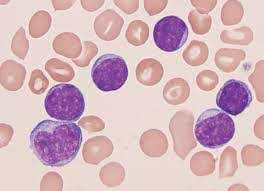
#> input picture Nedeljni izazov 1 - Obrada slike/sc_2020_challenge_1/dataset/train/img-1.jpg, 264 x 191 px
$ python -i process.py   (imports and definitions only)   (older library calls are emulated)
#> lines starting #> are read from the running program, lines starting #| are printed output that depends on the picture; after the words box and inside, x2 and y2 are one past the last pixel; in counts of white or black regions, pixels touching at a corner belong together; long printed decimals are rounded
import numpy as np
import cv2


def count_blood_cells(image_path):
    """
    Procedura prima putanju do fotografije i vraca broj crvenih krvnih zrnaca, belih krvnih zrnaca i
    informaciju da li pacijent ima leukemiju ili ne, na osnovu odnosa broja krvnih zrnaca

    Ova procedura se poziva automatski iz main procedure i taj deo kod nije potrebno menjati niti implementirati.

    :param image_path: <String> Putanja do ulazne fotografije.
    :return: <int>  Broj prebrojanih crvenih krvnih zrnaca,
             <int> broj prebrojanih belih krvnih zrnaca,
             <bool> da li pacijent ima leukemniju (True ili False)
    """
#> called with image_path = 'dataset/train/img-1.jpg'
    red_blood_cell_count = 0
    white_blood_cell_count = 0
    has_leukemia = None

    img = cv2.imread(image_path)
#> img is the input picture: shape (191, 264, 3); mean B, G, R 189, 183.6, 214

    white_blood_cell_count = get_wbc(img)
    red_blood_cell_count = get_rbc_with_watershed_optimized(image_path)

    print("path: " + image_path)
    print("rbc: " + str(red_blood_cell_count))
    print("wbc: " + str(white_blood_cell_count))

    ukupno = red_blood_cell_count + white_blood_cell_count
    procenat = (white_blood_cell_count / ukupno) * 100
    print("procenat wbc: " + str(procenat) + "\n")

    # EDGE CASEOVI ZA SLUCAJ DA MI NE RADI ALGORITAM
    # if red_blood_cell_count <= 4:
    #     red_blood_cell_count = white_blood_cell_count * 5

    # TODO: NADJI PAMETNIJU PROVERU DA LI IMA ILI NEMA LEUKEMIJU
    if procenat > 8.0:
        has_leukemia = True
    else:
        has_leukemia = False

    # TODO - Prebrojati crvena i bela krvna zrnca i vratiti njihov broj kao povratnu vrednost ove procedure

    # TODO - Odrediti da li na osnovu broja krvnih zrnaca pacijent ima leukemiju i vratiti True/False kao povratnu vrednost ove procedure

    return red_blood_cell_count, white_blood_cell_count, has_leukemia


def get_wbc(img):
    granica_za_wbc = 1000
    # TRAZIM MASKU KAKO BIH DOBIO SAMO WBC

    # boja za ljubicaste(odnosno bela krvna zrnca tj. WBC)
    wbc_bgr_color = [156, 71, 129]
    llfwc, ulfwc = get_limits_for_wanted_color(wbc_bgr_color)
    mask = get_mask(img, llfwc, ulfwc)
#> in get_mask, `img_hsv = cv2.cvtColor(img, cv2.COLOR_BGR2HSV)`: img_hsv: shape (191, 264, 3); mean H, S, V 36.8, 49.4, 216.9
#> in get_mask, `mask = cv2.inRange(img_hsv, lower_color, upper_color)`:
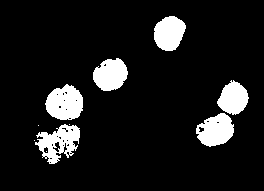
#> mask: shape (191, 264); 10.6% white; 10 white regions (4 under 20 px), largest, box (x1, y1, x2, y2) and area: (45, 84, 83, 120) 1016, (35, 124, 80, 164) 979, (196, 113, 234, 147) 895, (93, 58, 128, 91) 853, (154, 16, 186, 51) 841, (217, 80, 249, 115) 746

    # VRSIM OTVARANJE KAKO BIH UKLONIO SUM
    kernel = cv2.getStructuringElement(cv2.MORPH_ELLIPSE, (5, 5))
    opening = cv2.morphologyEx(mask, cv2.MORPH_OPEN, kernel)
#> opening: shape (191, 264); 10% white; 7 white regions (1 under 20 px), largest, box (x1, y1, x2, y2) and area: (46, 85, 83, 120) 1000, (198, 113, 234, 147) 848, (154, 16, 186, 51) 838, (93, 58, 128, 91) 835, (38, 125, 80, 164) 745, (217, 81, 248, 115) 736

    # VRSIM DILACIJU KAKO BIH UTVRDIO WBC REGIONE
    kernel = np.ones((8, 8), np.uint8)
    dilation = cv2.dilate(opening, kernel, iterations=1)
#> dilation: shape (191, 264); 16.7% white; 4 white regions

    # TRAZIM KONTURE
    _, contours, _ = cv2.findContours(dilation, cv2.RETR_EXTERNAL, cv2.CHAIN_APPROX_SIMPLE)
#> contours = 4 contours; box (x1, y1, x2, y2) and area: (35, 82, 87, 168) 2990, (195, 78, 252, 151) 2450, (90, 55, 132, 95) 1308, (151, 13, 190, 55) 1296

    zeljene_konture = []
    for c in contours:
        # print(cv2.contourArea(c))
        if cv2.contourArea(c) > granica_za_wbc:
            zeljene_konture.append(c)
#> this loop made 4 passes
#> after the loop, zeljene_konture has the same summary as contours
#> in count_blood_cells, `white_blood_cell_count = get_wbc(img)`: white_blood_cell_count = 4

    return len(zeljene_konture)
    # draw_wanted_contours(img, zeljene_konture)


# [198 lines left out: functions get_rbc, get_rbc_watershed, get_rbc_with_watershed_low_quality_image, not called in this run]


def get_rbc_with_watershed_optimized(img_path):
#> called with img_path = 'dataset/train/img-1.jpg'
    img = cv2.imread(img_path)
    image = img.copy()

    # MENJAM U KANAL POGODNIJI ZA DETEKTOVANJE RBC
    gray = image[:, :, 0]
    ret, thresh = cv2.threshold(gray, 0, 255, cv2.THRESH_BINARY_INV + cv2.THRESH_OTSU)
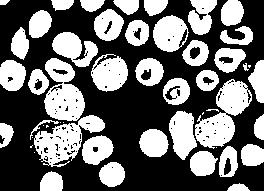
#> thresh: shape (191, 264); 42.6% white; 50 white regions (11 under 20 px), largest, box (x1, y1, x2, y2) and area: (195, 79, 252, 149) 1897, (34, 115, 105, 167) 1654, (44, 58, 85, 121) 1631
#> ret = 185
    # plt.imshow(thresh, 'gray')

    # noise removal
    kernel = np.ones((5, 5), np.uint8)
    opening = cv2.morphologyEx(thresh, cv2.MORPH_OPEN, kernel, iterations=2)
#> opening: shape (191, 264); 27.7% white; 41 white regions, largest, box (x1, y1, x2, y2) and area: (154, 16, 183, 51) 830, (172, 112, 195, 156) 822, (93, 59, 127, 90) 722
    # plt.imshow(opening, 'gray')

    # sure background area
    sure_bg = cv2.dilate(opening, kernel, iterations=3)
#> sure_bg: shape (191, 264); 64.2% white; 8 black regions (2 under 20 px), largest, box (x1, y1, x2, y2) and area: (0, 0, 264, 191) 16663, (0, 0, 46, 55) 809, (31, 43, 47, 64) 220, (234, 119, 248, 140) 196, (173, 0, 186, 11) 125, (250, 105, 264, 113) 51
    # plt.imshow(sure_bg, 'gray')

    # Finding sure foreground area
    dist_transform = cv2.distanceTransform(opening,cv2.DIST_L2,3)
    ret, sure_fg = cv2.threshold(dist_transform,0.1*dist_transform.max(),255,0)
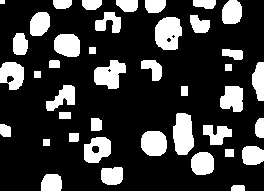
#> sure_fg: shape (191, 264) float32; 22.7% white; 41 white regions, largest, box (x1, y1, x2, y2) and area: (155, 17, 182, 50) 715, (173, 113, 194, 155) 710, (94, 60, 126, 89) 606
#> ret = 1.34
    # plt.imshow(sure_fg,'gray')

    # Finding unknown region
    sure_fg = np.uint8(sure_fg)
    unknown = cv2.subtract(sure_bg,sure_fg)
#> unknown: shape (191, 264); 41.4% white; 13 white regions (3 under 20 px), largest, box (x1, y1, x2, y2) and area: (0, 0, 249, 97) 9239, (134, 42, 264, 182) 6182, (39, 78, 130, 191) 3362

    # Marker labelling
    ret, markers = cv2.connectedComponents(sure_fg)
#> markers: shape (191, 264) int32; 42 distinct labels, from 0 to 41
#> ret = 42
    # Add one to all labels so that sure background is not 0, but 1
    markers = markers + 10
#> markers: shape (191, 264) int32; 42 distinct labels, from 10 to 51
    # Now, mark the region of unknown with zero
    markers[unknown == 255] = 0
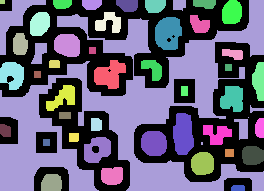
#> markers: shape (191, 264) int32; 43 distinct labels, from 0 to 51; one colour per label, 0 black
    # plt.imshow(markers)

    markers = cv2.watershed(img, markers)
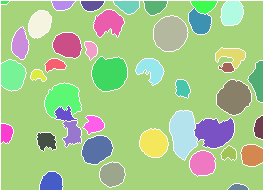
#> markers: shape (191, 264) int32; 43 distinct labels, from -1 to 51; one colour per label, 0 black, -1 white
    img[markers == -1] = [255, 0, 0]
#> img: shape (191, 264, 3); 6.85% of pixels changed, all inside (x1, y1, x2, y2) = (0, 0, 264, 191)

    # GRANICE SU OZNACENE SA -1 PA IM DODELJUJEM BOJU
    img1 = img.copy()
    # print(markers)
    img1[markers > 10] = [0, 0, 0]
    img1[markers <= 10] = [255, 255, 255]
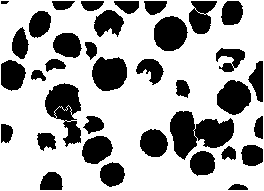
#> img1: shape (191, 264, 3); 68% white; 36 black regions, largest, box (x1, y1, x2, y2) and area: (170, 111, 234, 160) 1810, (45, 83, 81, 147) 1297, (92, 57, 127, 91) 956
    # img1[markers == -1] = [0,0,0]
    # plt.imshow(img1)

    # PRETVARAM IZ WATERSHEDA U KORISNU SLIKU ZA TRAZENJE KONTURA
    img = cv2.cvtColor(img1.copy(), cv2.COLOR_BGR2GRAY)
    ret, image_bin = cv2.threshold(img, 0, 255, cv2.THRESH_BINARY)  # ret je vrednost praga, image_bin je binarna slika
    image_bin = image_bin - 255
#> image_bin: shape (191, 264); values 0 (black) and 1 (white), 32% white; 36 white regions
    # plt.imshow(image_bin, 'gray')

    # PRONALAZIM BELE KONTURE
    _, cnts, _ = cv2.findContours(image_bin, cv2.RETR_EXTERNAL, cv2.CHAIN_APPROX_SIMPLE)
#> cnts = 36 contours, 1 with area under 20; largest, box (x1, y1, x2, y2) and area: (170, 111, 234, 160) 1714, (45, 83, 81, 147) 1244, (92, 57, 127, 91) 904, (154, 16, 188, 51) 876, (217, 80, 251, 115) 826
    print("ukupno kontura: " + str(len(cnts)))
#| ukupno kontura: 36

    image_crtanje = image.copy()
    cv2.drawContours(image_crtanje, cnts, -1, (255, 0, 0), 2)
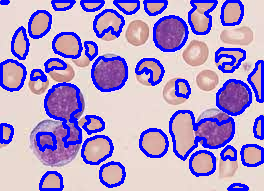
#> image_crtanje: shape (191, 264, 3); 19.1% of pixels changed, all inside (x1, y1, x2, y2) = (0, 0, 264, 191)
    # plt.imshow(image_crtanje)

    return len(cnts)

def get_limits_for_wanted_color(wanted_bgr_color):
    wanted_color = np.uint8([[wanted_bgr_color]])  # here insert the bgr values which you want to convert to hsv
    hsv_wanted_color = cv2.cvtColor(wanted_color, cv2.COLOR_BGR2HSV)
    # print(hsv_wanted_color)

    lower_limit_for_wanted_color = hsv_wanted_color[0][0][0] - 10, 100, 100
    upper_limit_for_wanted_color = hsv_wanted_color[0][0][0] + 10, 255, 255

    return lower_limit_for_wanted_color, upper_limit_for_wanted_color

    # print(upper_limit_for_wanted_color)
    # print(lower_limit_for_wanted_color)


def get_mask(img, lower_limit_for_wanted_color, upper_limit_for_wanted_color):
    img_hsv = cv2.cvtColor(img, cv2.COLOR_BGR2HSV)
    lower_color = np.array(list(lower_limit_for_wanted_color))
    upper_color = np.array(list(upper_limit_for_wanted_color))
    mask = cv2.inRange(img_hsv, lower_color, upper_color)
    return mask
    # plt.imshow(mask)

>>> result = count_blood_cells('dataset/train/img-1.jpg')
#> in count_blood_cells, `red_blood_cell_count = get_rbc_with_watershed_optimized(image_path)`: red_blood_cell_count = 36
#| rbc: 36
#| wbc: 4
#> in count_blood_cells, `ukupno = red_blood_cell_count + white_blood_cell_count`: ukupno = 40
#> in count_blood_cells, `procenat = (white_blood_cell_count / ukupno) * 100`: procenat = 10
#| procenat wbc: 10.0
#> result = (36, 4, True)

$ run again, on Nedeljni izazov 1 - Obrada slike/sc_2020_challenge_1/dataset/train/img-3.jpg
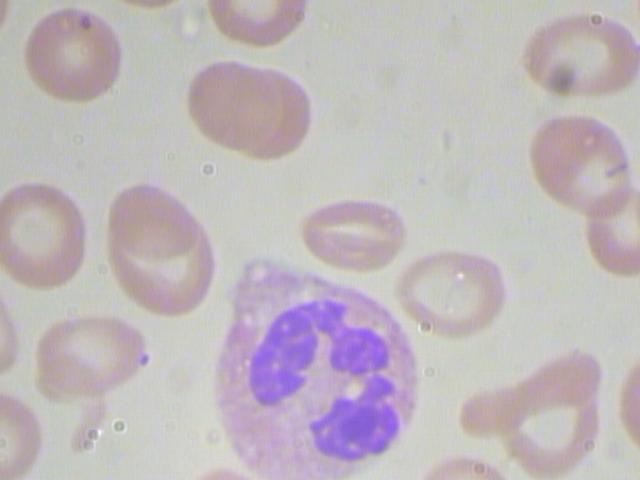
#> input picture Nedeljni izazov 1 - Obrada slike/sc_2020_challenge_1/dataset/train/img-3.jpg, 640 x 480 px
#> in count_blood_cells, img is the input picture: shape (480, 640, 3); mean B, G, R 188.1, 183.6, 191.8
#> img_hsv: shape (480, 640, 3); mean H, S, V 74.4, 20.7, 195.9
#> in get_mask, `mask = cv2.inRange(img_hsv, lower_color, upper_color)`:
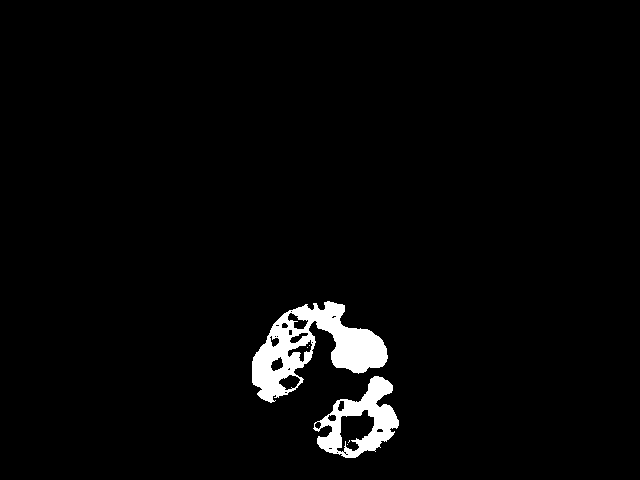
#> mask: shape (480, 640); 2.9% white; 6 white regions (4 under 20 px), largest, box (x1, y1, x2, y2) and area: (252, 301, 388, 403) 5886, (313, 376, 399, 458) 2931
#> dilation: shape (480, 640); 4.3% white; 1 white region
#> contours = 1 contour; box (x1, y1, x2, y2) and area: (249, 298, 403, 462) 13378
#> the loop in get_wbc, `for c in contours:` made 1 pass
#> after the loop in get_wbc, `for c in contours:`: zeljene_konture has the same summary as contours
#> white_blood_cell_count = 1
#> thresh: shape (480, 640); 27.3% white; 172 white regions (122 under 20 px), largest, box (x1, y1, x2, y2) and area: (0, 0, 121, 117) 9402, (104, 184, 212, 317) 9343, (530, 116, 640, 278) 9262
#> in get_rbc_with_watershed_optimized, `ret, thresh = cv2.threshold(gray, 0, 255, cv2.THRESH_BINARY_INV + cv2...`: ret = 181
#> sure_bg: shape (480, 640); 37.3% white; 15 white regions, largest, box (x1, y1, x2, y2) and area: (442, 355, 604, 480) 13483, (524, 111, 640, 284) 13147, (100, 181, 216, 323) 12882
#> in get_rbc_with_watershed_optimized, `ret, sure_fg = cv2.threshold(dist_transform,0.1*dist_transform.max(),2..`: ret = 4.57
#> unknown: shape (480, 640); 20.5% white; 25 white regions, largest, box (x1, y1, x2, y2) and area: (442, 355, 604, 480) 8037, (0, 312, 144, 480) 6752, (524, 111, 640, 284) 5816
#> in get_rbc_with_watershed_optimized, `ret, markers = cv2.connectedComponents(sure_fg)`: ret = 33
#> image_bin: shape (480, 640); values 0 (black) and 1 (white), 24.8% white; 19 white regions
#> cnts = 19 contours; largest, box (x1, y1, x2, y2) and area: (462, 357, 600, 479) 10380, (108, 187, 213, 315) 10054, (531, 117, 639, 275) 9748, (188, 63, 309, 159) 8785, (13, 1, 119, 108) 7988
#| ukupno kontura: 19
#> in get_rbc_with_watershed_optimized, `cv2.drawContours(image_crtanje, cnts, -1, (255, 0, 0), 2)`:
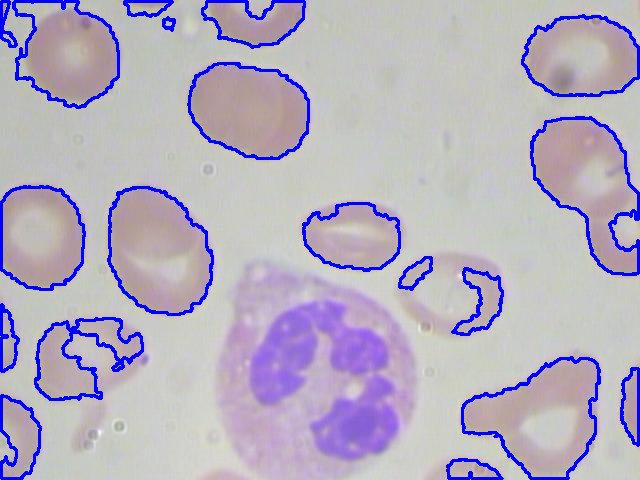
#> image_crtanje: shape (480, 640, 3); 5.79% of pixels changed, all inside (x1, y1, x2, y2) = (0, 0, 640, 480)
#> red_blood_cell_count = 19
#| rbc: 19
#| wbc: 1
#> ukupno = 20
#> procenat = 5
#| procenat wbc: 5.0
#> result = (19, 1, False)

$ run again, on Nedeljni izazov 1 - Obrada slike/sc_2020_challenge_1/dataset/train/img-4.jpg
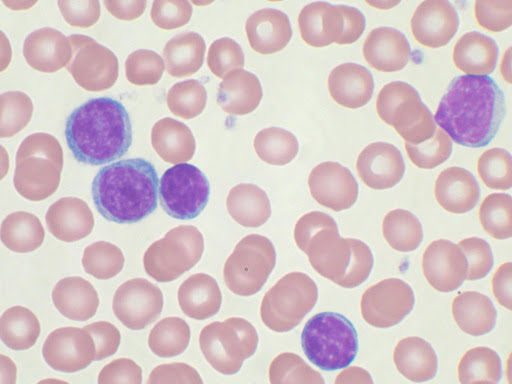
#> input picture Nedeljni izazov 1 - Obrada slike/sc_2020_challenge_1/dataset/train/img-4.jpg, 512 x 384 px
#> in count_blood_cells, img is the input picture: shape (384, 512, 3); mean B, G, R 200.8, 197.1, 214.2
#> img_hsv: shape (384, 512, 3); mean H, S, V 96.1, 33.5, 218.6
#> mask: shape (384, 512); 4.8% white; 12 white regions (7 under 20 px), largest, box (x1, y1, x2, y2) and area: (72, 100, 123, 159) 2113, (100, 167, 154, 219) 2082, (305, 316, 355, 367) 1797, (435, 75, 492, 141) 1724, (162, 165, 207, 214) 1640
#> dilation: shape (384, 512); 7.1% white; 5 white regions
#> contours = 5 contours; box (x1, y1, x2, y2) and area: (69, 97, 127, 163) 2941, (432, 72, 494, 144) 2884, (97, 164, 158, 223) 2838, (302, 313, 359, 371) 2572, (159, 162, 211, 218) 2261
#> the loop in get_wbc, `for c in contours:` made 5 passes
#> after the loop in get_wbc, `for c in contours:`: zeljene_konture has the same summary as contours
#> white_blood_cell_count = 5
#> thresh: shape (384, 512); 47.1% white; 140 white regions (80 under 20 px), largest, box (x1, y1, x2, y2) and area: (375, 32, 497, 169) 7247, (23, 28, 119, 92) 3652, (294, 211, 372, 288) 3446
#> in get_rbc_with_watershed_optimized, `ret, thresh = cv2.threshold(gray, 0, 255, cv2.THRESH_BINARY_INV + cv2...`: ret = 199
#> sure_bg: shape (384, 512); 76.8% white; 44 black regions (13 under 20 px), largest, box (x1, y1, x2, y2) and area: (193, 46, 389, 271) 16143, (341, 171, 474, 384) 5531, (0, 244, 78, 326) 3054
#> in get_rbc_with_watershed_optimized, `ret, sure_fg = cv2.threshold(dist_transform,0.1*dist_transform.max(),2..`: ret = 2.72
#> unknown: shape (384, 512); 45.1% white; 47 white regions (1 under 20 px), largest, box (x1, y1, x2, y2) and area: (0, 0, 512, 384) 76120, (249, 126, 274, 159) 664, (122, 290, 151, 318) 574
#> in get_rbc_with_watershed_optimized, `ret, markers = cv2.connectedComponents(sure_fg)`: ret = 78
#> image_bin: shape (384, 512); values 0 (black) and 1 (white), 46.7% white; 60 white regions
#> cnts = 60 contours; largest, box (x1, y1, x2, y2) and area: (377, 32, 498, 168) 6924, (24, 27, 118, 91) 3668, (295, 212, 373, 288) 3480, (152, 118, 207, 219) 3436, (113, 278, 190, 357) 3109
#| ukupno kontura: 60
#> in get_rbc_with_watershed_optimized, `cv2.drawContours(image_crtanje, cnts, -1, (255, 0, 0), 2)`:
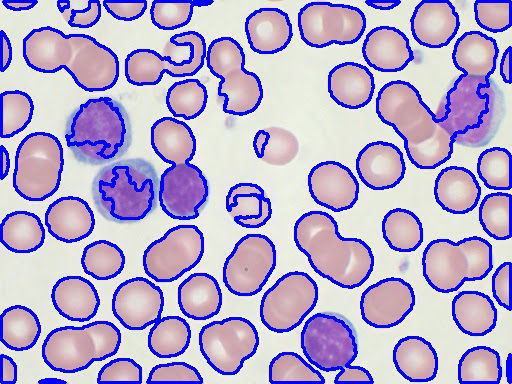
#> image_crtanje: shape (384, 512, 3); 15.58% of pixels changed, all inside (x1, y1, x2, y2) = (0, 0, 512, 384)
#> red_blood_cell_count = 60
#| rbc: 60
#| wbc: 5
#> ukupno = 65
#> procenat = 7.69
#| procenat wbc: 7.692
#> result = (60, 5, False)
